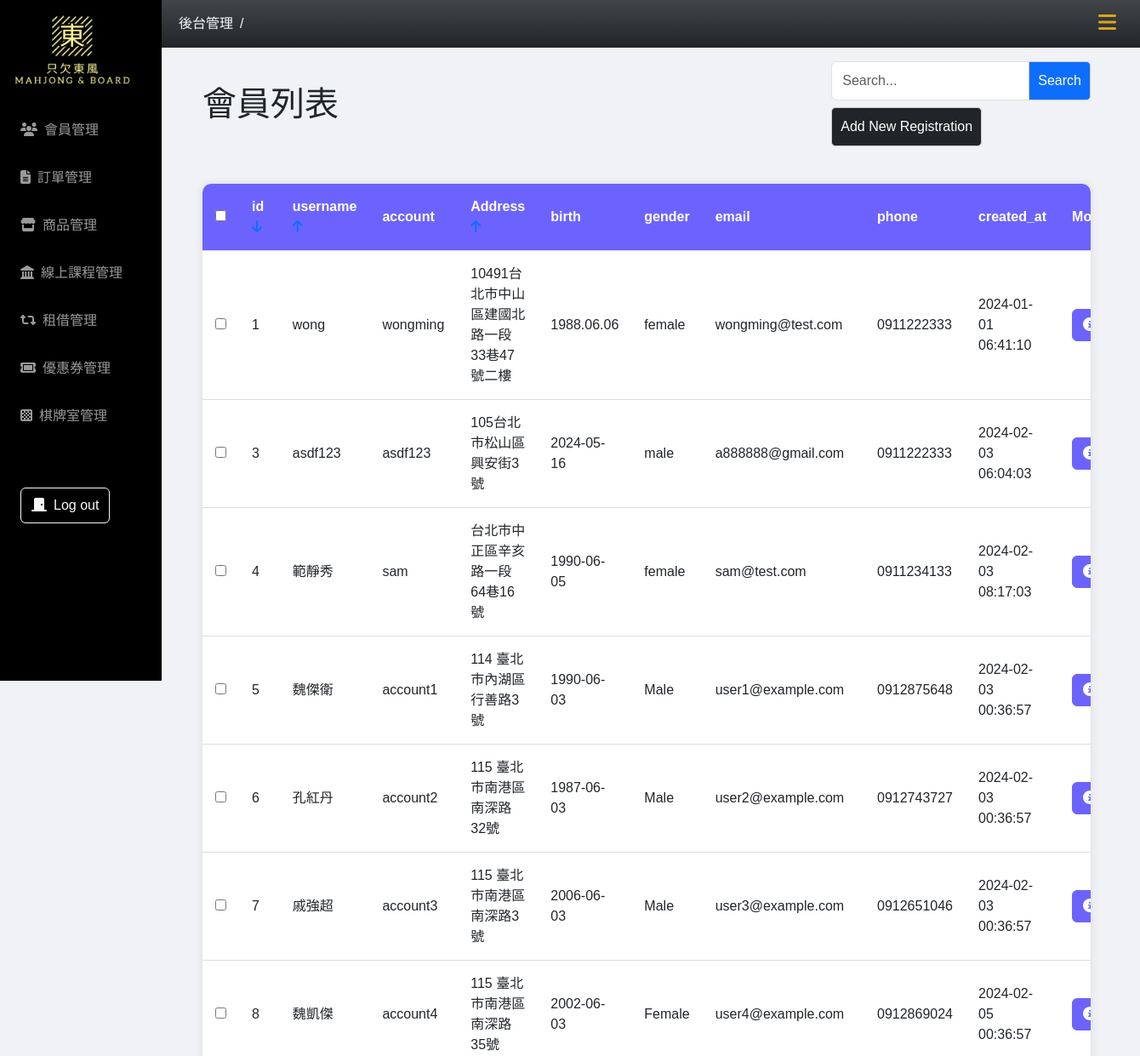
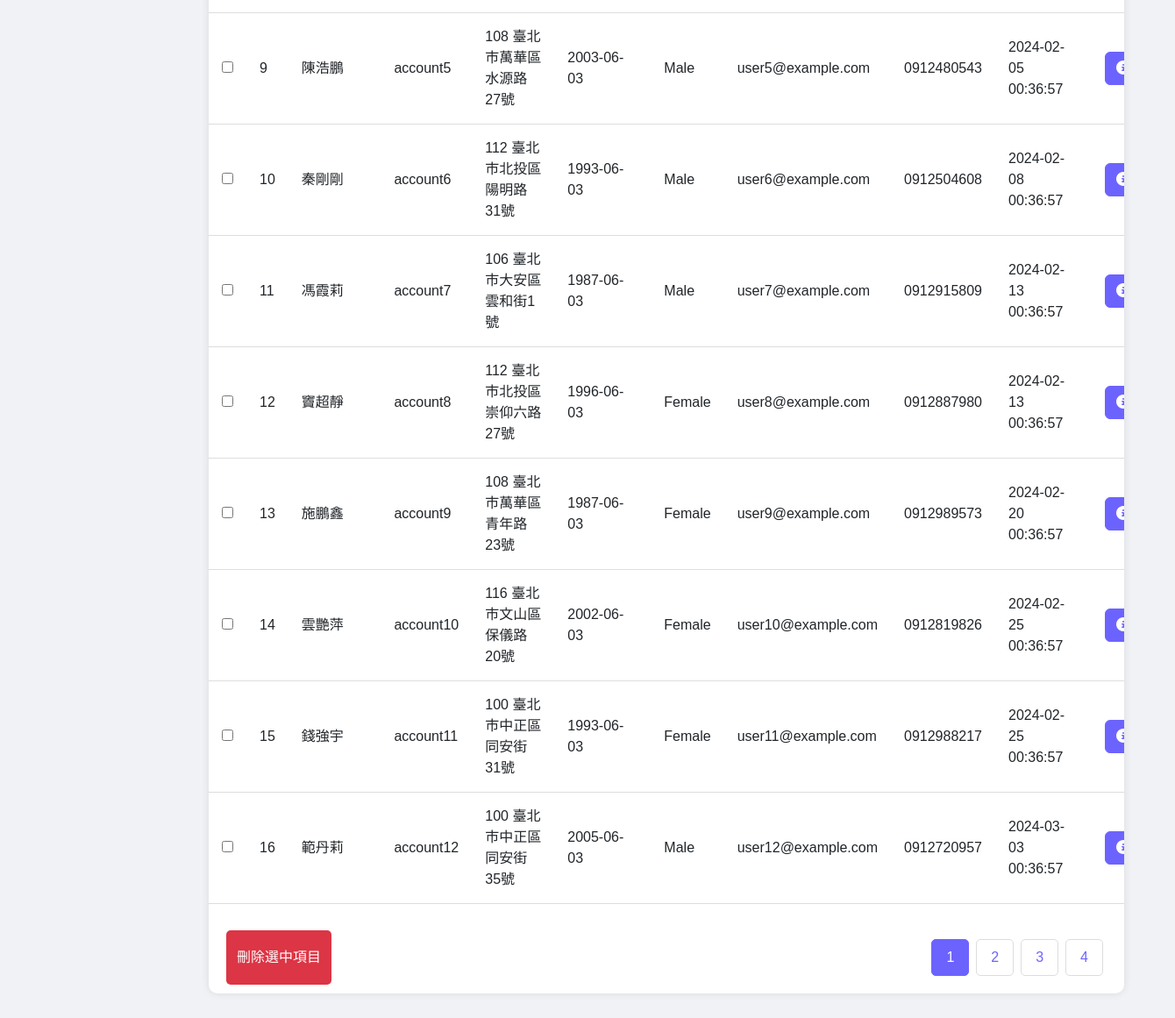
The app's page /user-list/users.php?page=1&order=1, older data (2 pictures, top to bottom).
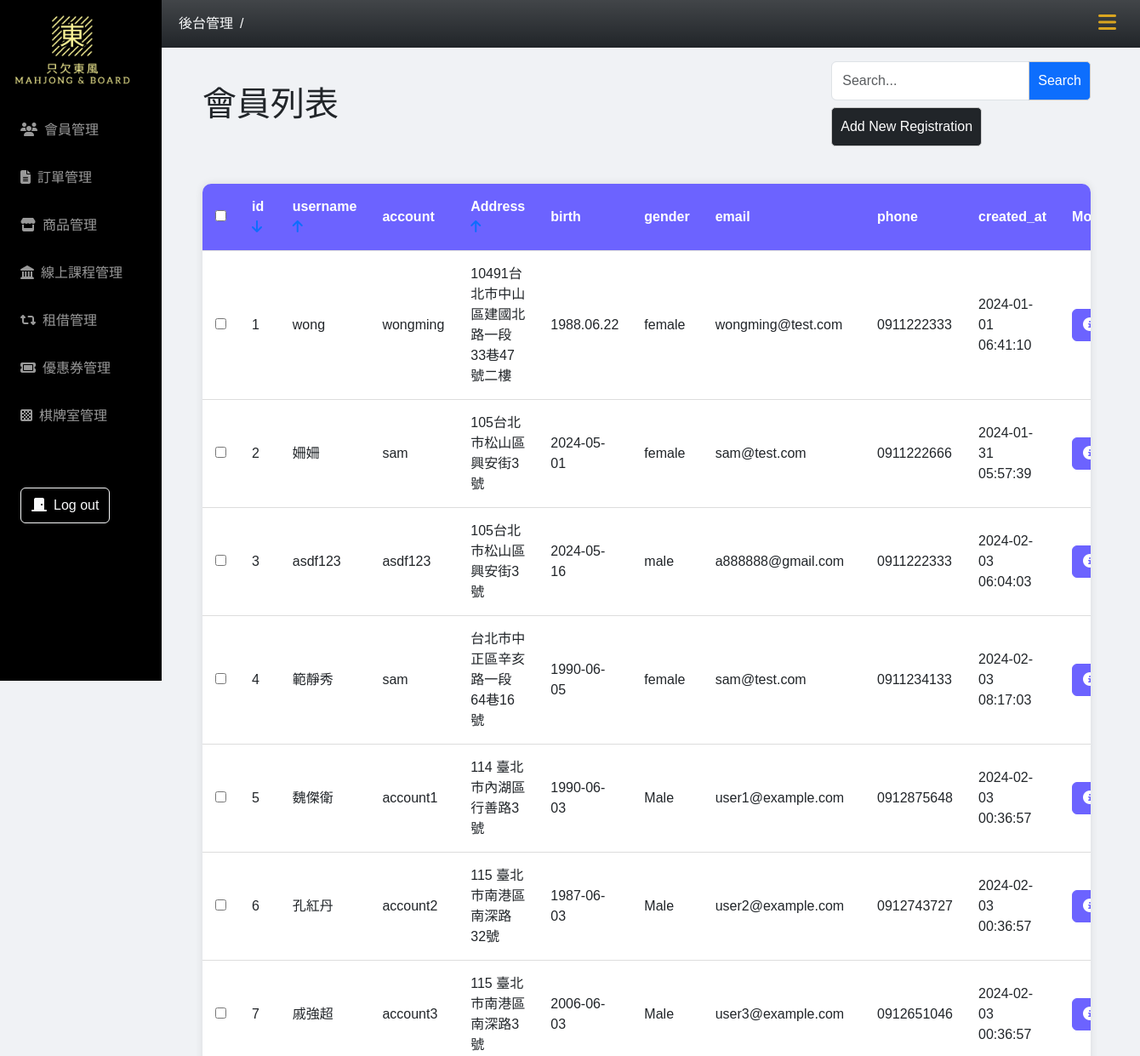
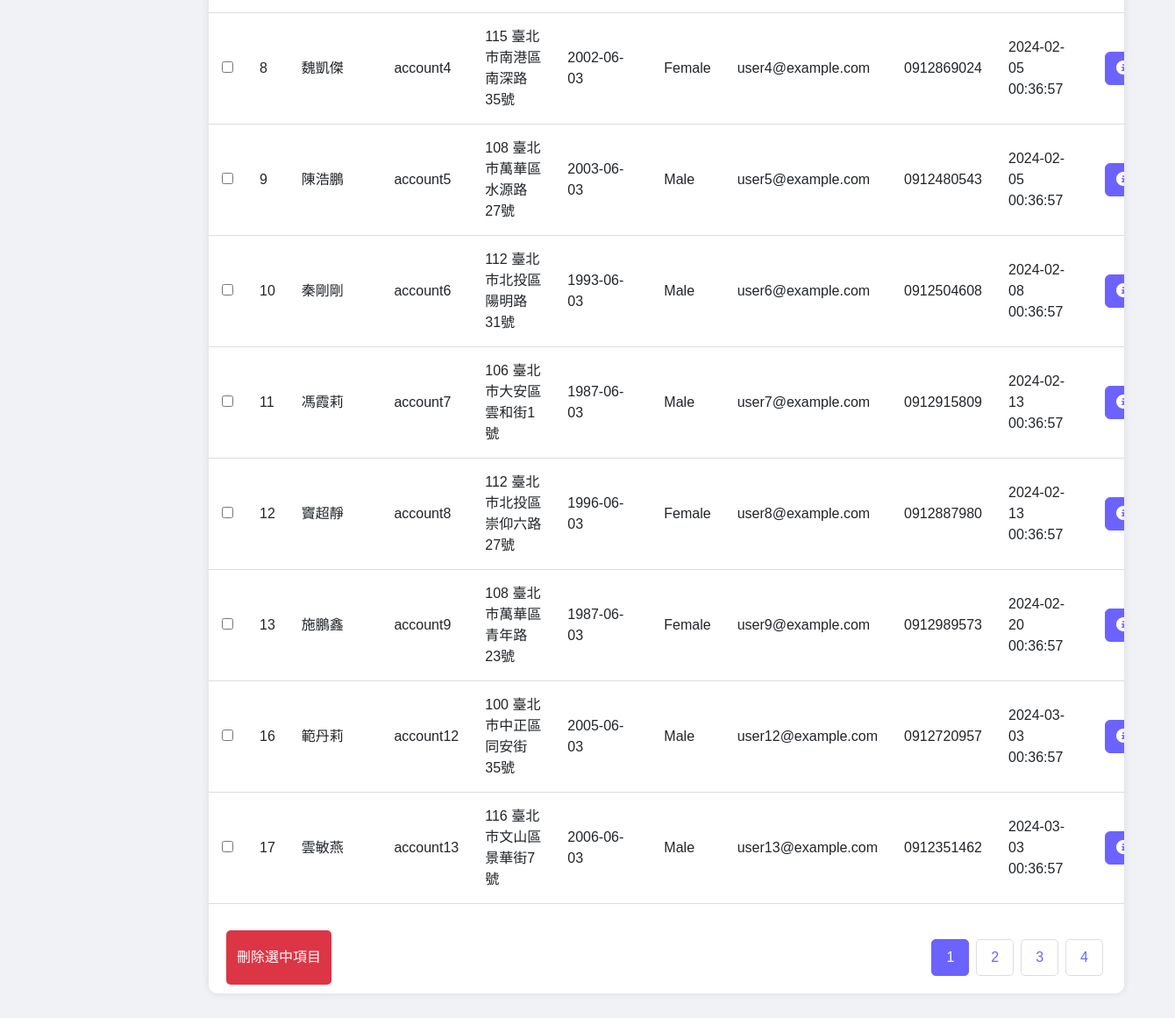
The same page, newer data (2 pictures, top to bottom).
### tables this page shows
CREATE TABLE `users` (
  `id` int(11) NOT NULL,
  `valid` varchar(10) NOT NULL DEFAULT '1',
  `username` varchar(50) NOT NULL,
  `account` varchar(50) NOT NULL,
  `password` varchar(255) NOT NULL,
  `city` varchar(20) NOT NULL,
  `Address` varchar(100) NOT NULL,
  `phone` text DEFAULT NULL,
  `email` varchar(50) NOT NULL,
  `birth` varchar(100) NOT NULL,
  `gender` varchar(255) NOT NULL,
  `update_at` timestamp NOT NULL DEFAULT current_timestamp(),
  `created_at` timestamp NOT NULL DEFAULT current_timestamp()
);

### user-list/users.php (the view, shortened to what the changed rows need)
<?php
require_once("../db_connect_mahjong.php");
$sqlAll = "SELECT * FROM users WHERE valid = 1";
$resultAll = $conn->query($sqlAll);
$allUserCount = $resultAll->num_rows;
if (isset($_GET["search"])) {
    $search = $_GET["search"];
    $sql = "SELECT * FROM users WHERE account LIKE '%$search%' AND valid = 1 ";
    $pageTitle = "$search 的搜尋結果";
} else {
    $sql = "SELECT * FROM users WHERE valid = 1";
}
if (isset($_GET["page"]) && isset($_GET["order"])) {
    $page = $_GET["page"];
    $perPage = 15;
    $firstItem = ($page - 1) * $perPage;
    $pageCount = ceil($allUserCount / $perPage);
    $order = $_GET["order"];
    $orderType = isset($_GET["type"]) ? $_GET["type"] : 'asc';
    $orderClause = "";
    switch ($order) {
        case 1:
            $orderClause = "ORDER BY id $orderType";
            break;
    }
    $sql .= " $orderClause LIMIT $firstItem,$perPage";
}
$result = $conn->query($sql);
$rows = $result->fetch_all(MYSQLI_ASSOC);
?>
<!DOCTYPE html>
<html lang="en">
<head>
    <?php include("../css-mahjong.php") ?>
</head>
<body>
    <div class="container main-content px-5">
        <div class="header py-3">
            <div>
                <h1>會員列表</h1>
            </div>
        </div>
        <div class="table-container mb-5">
            <form method="post" action="">
                <table>
                    <thead>
                        <tr>
                            <th><input type="checkbox" id="select-all"></th>
                            <th>
                                id
                                <a href="?page=<?= $page ?>&order=1&type=<?= $order == 1 && $orderType == 'asc' ? 'desc' : 'asc' ?>">
                                    <i class="fa-solid fa-arrow-<?= $order == 1 && $orderType == 'asc' ? 'down' : 'up' ?>"></i>
                                </a>
                            </th>
                            <th>
                                username
                                <a href="?page=<?= $page ?>&order=2&type=<?= $order == 2 && $orderType == 'asc' ? 'desc' : 'asc' ?>">
                                    <i class="fa-solid fa-arrow-<?= $order == 2 && $orderType == 'asc' ? 'down' : 'up' ?>"></i>
                                </a>
                            </th>
                            <th>account</th>
                            <th>
                                Address
                                <a href="?page=<?= $page ?>&order=3&type=<?= $order == 3 && $orderType == 'asc' ? 'desc' : 'asc' ?>">
                                    <i class="fa-solid fa-arrow-<?= $order == 3 && $orderType == 'asc' ? 'down' : 'up' ?>"></i>
                                </a>
                            </th>
                            <th>birth</th>
                            <th>gender</th>
                            <th>email</th>
                            <th>phone</th>
                            <th>created_at</th>
                            <th>More</th>
                        </tr>
                    </thead>
                    <tbody>
                        <?php foreach ($rows as $user) : ?>
                            <tr>
                                <td><input type="checkbox" class="checkBox" name="ids[]" value="<?= $user["id"] ?>"></td>
                                <td><?= $user["id"] ?></td>
                                <td><?= $user["username"] ?></td>
                                <td><?= $user["account"] ?></td>
                                <td><?= $user["Address"] ?></td>
                                <td><?= $user["birth"] ?></td>
                                <td><?= $user["gender"] ?></td>
                                <td><?= $user["email"] ?></td>
                                <td><?= $user["phone"] ?></td>
                                <td><?= $user["created_at"] ?></td>
                                <td>
                                    <a href="user.php?id=<?= $user["id"] ?>" class="btn color btn-primary"><i class="fa-solid fa-circle-info"></i></a>
                                </td>
                            </tr>
                        <?php endforeach; ?>
                    </tbody>
                </table>
                <div class="footer">
                    <div class="pagination">
                        <?php if ($pageCount >= 1) : ?>
                            <?php for ($i = 1; $i <= $pageCount; $i++) : ?>
                                <a href="?page=<?= $i ?>&order=<?= $order ?>&type=<?= $orderType ?>" class="<?= $i == $page ? 'active' : '' ?>"><?= $i ?></a>
                            <?php endfor; ?>
                        <?php endif; ?>
                    </div>
                </div>
            </form>
        </div>
    </div>
</body>
</html>

Row changes from the older to the newer data that the page shows:
no longer on this page (row edited): users: id "14", username "雲艷萍", account "account10", Address "116 臺北市文山區保儀路20號", birth "2002-06-03", gender "Female", email "user10@example.com", phone "0912819826", created_at "2024-02-25 00:36:57"
no longer on this page (row edited): users: id "15", username "錢強宇", account "account11", Address "100 臺北市中正區同安街31號", birth "1993-06-03", gender "Female", email "user11@example.com", phone "0912988217", created_at "2024-02-25 00:36:57"
changed users "wong": birth "1988.06.06" → "1988.06.22"
now on this page (row edited): users: id "2", username "姍姍", account "sam", Address "105台北市松山區興安街3號", birth "2024-05-01", gender "female", email "sam@test.com", phone "0911222666", created_at "2024-01-31 05:57:39"
now on this page (row unchanged): users: id "17", username "雲敏燕", account "account13", Address "116 臺北市文山區景華街7號", birth "2006-06-03", gender "Male", email "user13@example.com", phone "0912351462", created_at "2024-03-03 00:36:57"
